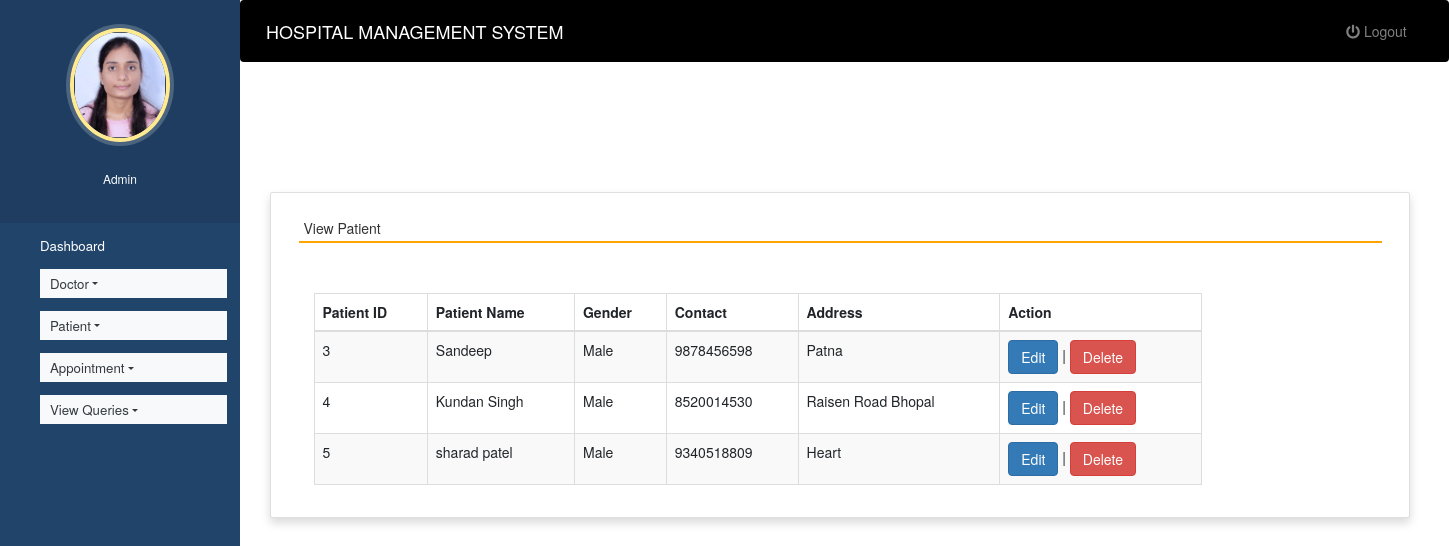
/view_patient (signed in), run on the app's committed database.
### hospitals/models.py (models this page shows, shortened)
class Patient(models.Model):
    name = models.CharField(max_length=50)
    gender = models.CharField(max_length=10)
    mobile = models.IntegerField(null=True)
    address = models.CharField(max_length=50)

### hospitals/views.py (the view)
# urls.py: path('view_patient', view_patient, name='view_patient'),
def view_patient(request):
    if not request.user.is_staff:
        return redirect('login')
    pat = Patient.objects.all()
    d = {'pat':pat}
    return render(request,'view_patient.html', d)

### hospitals/templates/view_patient.html (shortened to what this page needs)
{% extends 'admin_nav.html' %}
{% load static %}
{% block content %}
<head>
  <link rel="stylesheet" href="https://maxcdn.bootstrapcdn.com/bootstrap/3.4.1/css/bootstrap.min.css">
  <link rel="stylesheet" href="https://use.fontawesome.com/releases/v5.6.3/css/all.css">
</head>
<br><br><br><br>
<div class="container card shadow m-5">
    <div class="card-body">
        <h5 class="p-2" style="border-bottom: 2px solid orange">View Patient</h5>
		<div class="container mt-5">
		<table id="example" class="table table-striped table-bordered" style="width:80%">
			<thead>
				<tr>
					<th>Patient ID</th>
					<th>Patient Name</th>
                    <th>Gender</th>
					<th>Contact</th>
					<th>Address</th>
                    <th>Action</th>
				</tr>
			</thead>
			<tbody>
            {% for i in pat %}
			<tr>
				<td>{{i.id}}</td>
				<td>{{i.name}}</td>
				<td>{{i.gender}}</td>
				<td>{{i.mobile}}</td>
				<td>{{i.address}}</td>
				<td><a href="{% url 'edit_patient' i.id %}" class="btn btn-primary">Edit</a> |
					<a href="{% url 'delete_patient' i.id %}" onclick="return confirm('Are you ready to delete this record ?')" class="btn btn-danger">Delete</a></td>
			</tr>
			{% endfor %}
			</tbody>
		</table>
	 </div>
	</div>
</div>
{% endblock content %}

### hospitals/static/style.css (style rules this page uses)
body { padding-left: 240px; }

### hospitals/templates/admin_nav.html (style rules this page uses)
a:link { text-decoration: none; }
a { color: white; }
body { padding-left: 240px; }

### data on the page
Patient: id "3", name "Sandeep", gender "Male", mobile "9878456598", address "Patna"
Patient: id "4", name "Kundan Singh", gender "Male", mobile "8520014530", address "Raisen Road Bhopal"
Patient: id "5", name "sharad patel", gender "Male", mobile "9340518809", address "Heart"
